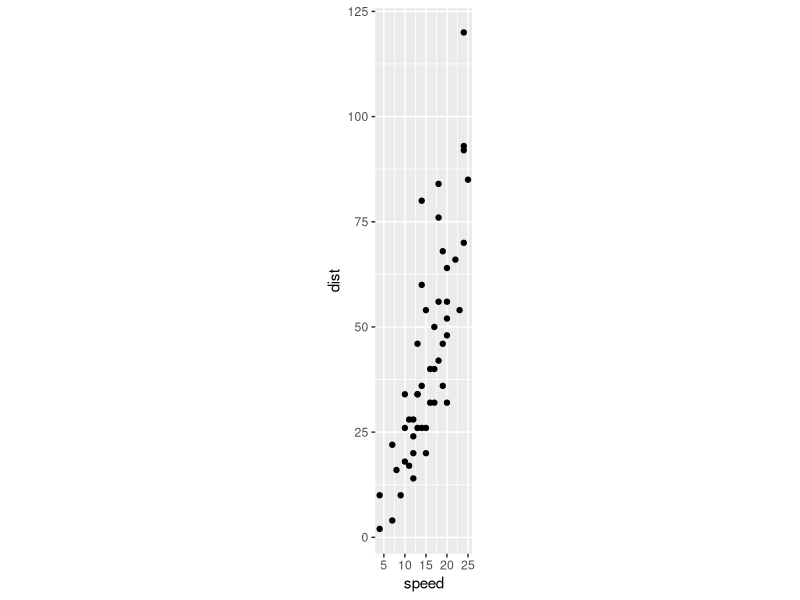
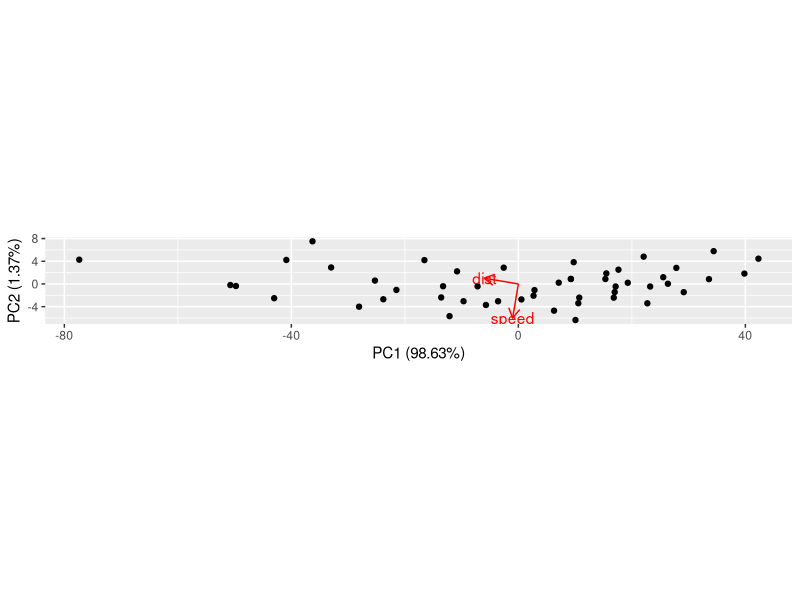
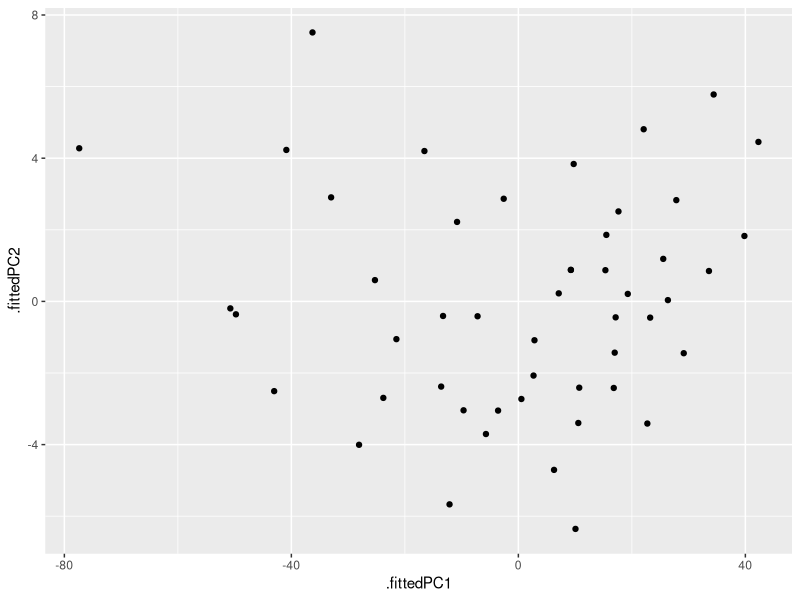

Write the R code that produced these figures, in order. (Note: this script raises an error after producing the figures.)
## ---- chunk 1
library(tidyverse)
library(broom)
# library(gapminder)
library(ggfortify) # for autoplot
library(palmerpenguins)
library(GGally)  # for ggpairs
## ---- chunk 2
cars %>% ggplot(aes(x=speed, y=dist)) + geom_point() + coord_fixed()
## ---- chunk 3
pca1 <- cars %>% 
  select(where(is.numeric)) %>% # retain only numeric columns
  # scale() %>% # scale data
  prcomp() 
pca1
## ---- chunk 4
pca1 %>% tidy(matrix = "eigenvalues")
pca1 %>% tidy(matrix = "rotation")
pca1 %>% tidy(matrix = "scores")
## ---- chunk 5
autoplot(pca1, data= cars, loadings=TRUE, loadings.label=TRUE, scale=0) + coord_equal()
## ---- chunk 6
pca1 %>%
  augment(cars) %>%
  ggplot(aes(x=.fittedPC1, y= .fittedPC2)) +
  geom_point()
## ---- chunk 7
pca1 %>% 
  tidy(matrix="rotation") %>%
  pivot_wider(names_from = PC, names_prefix = "PC", values_from = value)
## ---- chunk 8
rotation1 <- pca1 %>% 
  tidy(matrix="rotation") %>%
  pivot_wider(names_from = PC, names_prefix = "PC", values_from = value) 
rotation1 %>%
  ggplot(aes(PC1, PC2)) + 
  geom_segment(xend=0, yend=0, arrow=arrow(angle=20, type="closed", ends="first")) +
  geom_text_repel(aes(label=column), arrow=arrow(angle=20, type="closed", ends="first")) + 
  coord_fixed() + 
  xlim(-1,1) + ylim(-1,1)
## ---- chunk 9
# cars %>% ggplot(aes(x=speed, y=dist)) + geom_point() +
  pca1 %>%
  augment(cars) %>%
  ggplot(aes(x=.fittedPC1, y= .fittedPC2)) +
  geom_point() + 
  geom_segment(data = rotation1, mapping = aes(10*PC1, 10*PC2), xend=0, yend=0, arrow=arrow(angle=20, type="closed", ends="first")) 

## ---- chunk 10
penguins_no_na = na.omit(penguins)
pca2 <- prcomp(penguins_no_na %>% select(flipper_length_mm, body_mass_g, bill_length_mm, bill_depth_mm), scale=TRUE )
autoplot(pca2, data = penguins_no_na, loadings=TRUE, loadings.label=TRUE,
         colour='species', shape='island')
## ---- chunk 11
penguins_no_na %>% select(flipper_length_mm, body_mass_g, bill_length_mm, bill_depth_mm, species) %>% ggpairs(aes(color=species))
## ---- chunk 12
rotation2 <- pca2 %>% 
  tidy(matrix="rotation") %>%
  pivot_wider(names_from = PC, names_prefix = "PC", values_from = value) 
pca2 %>%
  augment(penguins_no_na) %>%
  ggplot() +
  geom_point(aes(x=.fittedPC1, y= .fittedPC2, color=species, shape=island)) +
  geom_segment(data=rotation2, mapping = aes(x = 0, xend= 3*PC1, y = 0, yend = 3*PC2), color="blue",
               arrow=arrow(angle=20, type="closed"))  +
  geom_label_repel(data=rotation2,
                  aes(x = 3*PC1, y = 3*PC2, label=column), 
                  color = "darkblue", fill="#FFFFFF80",
                  arrow=arrow(angle=20, type="closed")) +
  labs(x = "PC 1", y = "PC 2")
  
